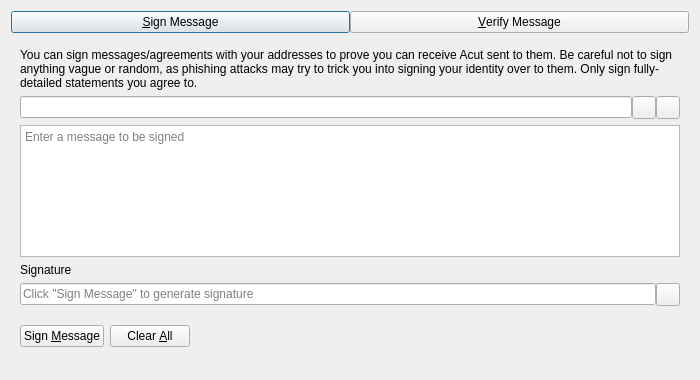
<?xml version="1.0" encoding="UTF-8"?>
<ui version="4.0">
 <class>SignVerifyMessageDialog</class>
 <widget class="QDialog" name="SignVerifyMessageDialog">
  <property name="geometry">
   <rect>
    <x>0</x>
    <y>0</y>
    <width>700</width>
    <height>380</height>
   </rect>
  </property>
  <property name="windowTitle">
   <string>Signatures - Sign / Verify a Message</string>
  </property>
  <property name="modal">
   <bool>true</bool>
  </property>
  <layout class="QVBoxLayout" name="verticalLayout">
   <item>
    <layout class="QHBoxLayout" name="horizontalLayout_Buttons_2">
     <property name="spacing">
      <number>0</number>
     </property>
     <property name="topMargin">
      <number>0</number>
     </property>
     <item>
      <widget class="QPushButton" name="btnSignMessage">
       <property name="text">
        <string>&amp;Sign Message</string>
       </property>
       <property name="checkable">
        <bool>true</bool>
       </property>
      </widget>
     </item>
     <item>
      <widget class="QPushButton" name="btnVerifyMessage">
       <property name="text">
        <string>&amp;Verify Message</string>
       </property>
       <property name="checkable">
        <bool>true</bool>
       </property>
      </widget>
     </item>
    </layout>
   </item>
   <item>
    <widget class="QStackedWidget" name="stackedWidgetSig">
     <property name="minimumSize">
      <size>
       <width>0</width>
       <height>0</height>
      </size>
     </property>
     <property name="currentIndex">
      <number>0</number>
     </property>
     <widget class="QWidget" name="pageSignMessage">
      <layout class="QVBoxLayout" name="verticalLayout_SM">
       <item>
        <widget class="QLabel" name="infoLabel_SM">
         <property name="text">
          <string>You can sign messages/agreements with your addresses to prove you can receive Acut sent to them. Be careful not to sign anything vague or random, as phishing attacks may try to trick you into signing your identity over to them. Only sign fully-detailed statements you agree to.</string>
         </property>
         <property name="textFormat">
          <enum>Qt::PlainText</enum>
         </property>
         <property name="wordWrap">
          <bool>true</bool>
         </property>
        </widget>
       </item>
       <item>
        <layout class="QHBoxLayout" name="horizontalLayout_1_SM">
         <property name="spacing">
          <number>0</number>
         </property>
         <item>
          <widget class="QValidatedLineEdit" name="addressIn_SM">
           <property name="toolTip">
            <string>The Acut address to sign the message with</string>
           </property>
          </widget>
         </item>
         <item>
          <widget class="QToolButton" name="addressBookButton_SM">
           <property name="toolTip">
            <string>Choose previously used address</string>
           </property>
           <property name="text">
            <string/>
           </property>
           <property name="shortcut">
            <string>Alt+A</string>
           </property>
          </widget>
         </item>
         <item>
          <widget class="QToolButton" name="pasteButton_SM">
           <property name="toolTip">
            <string>Paste address from clipboard</string>
           </property>
           <property name="text">
            <string/>
           </property>
           <property name="shortcut">
            <string>Alt+P</string>
           </property>
          </widget>
         </item>
        </layout>
       </item>
       <item>
        <widget class="QPlainTextEdit" name="messageIn_SM">
         <property name="toolTip">
          <string>Enter the message you want to sign here</string>
         </property>
         <property name="placeholderText">
          <string>Enter a message to be signed</string>
         </property>
        </widget>
       </item>
       <item>
        <widget class="QLabel" name="signatureLabel_SM">
         <property name="text">
          <string>Signature</string>
         </property>
         <property name="textFormat">
          <enum>Qt::PlainText</enum>
         </property>
        </widget>
       </item>
       <item>
        <layout class="QHBoxLayout" name="horizontalLayout_2_SM">
         <property name="spacing">
          <number>0</number>
         </property>
         <item>
          <widget class="QLineEdit" name="signatureOut_SM">
           <property name="placeholderText">
            <string>Click "Sign Message" to generate signature</string>
           </property>
           <property name="readOnly">
            <bool>true</bool>
           </property>
          </widget>
         </item>
         <item>
          <widget class="QToolButton" name="copySignatureButton_SM">
           <property name="toolTip">
            <string>Copy the current signature to the system clipboard</string>
           </property>
           <property name="text">
            <string/>
           </property>
          </widget>
         </item>
        </layout>
       </item>
       <item>
        <layout class="QHBoxLayout" name="horizontalLayout_3_SM">
         <item>
          <widget class="QPushButton" name="signMessageButton_SM">
           <property name="toolTip">
            <string>Sign the message to prove you own this Acut address</string>
           </property>
           <property name="text">
            <string>Sign &amp;Message</string>
           </property>
           <property name="autoDefault">
            <bool>false</bool>
           </property>
          </widget>
         </item>
         <item>
          <widget class="QPushButton" name="clearButton_SM">
           <property name="toolTip">
            <string>Reset all sign message fields</string>
           </property>
           <property name="text">
            <string>Clear &amp;All</string>
           </property>
           <property name="autoDefault">
            <bool>false</bool>
           </property>
          </widget>
         </item>
         <item>
          <spacer name="horizontalSpacer_1_SM">
           <property name="orientation">
            <enum>Qt::Horizontal</enum>
           </property>
           <property name="sizeHint" stdset="0">
            <size>
             <width>40</width>
             <height>48</height>
            </size>
           </property>
          </spacer>
         </item>
         <item>
          <widget class="QLabel" name="statusLabel_SM">
           <property name="text">
            <string/>
           </property>
           <property name="wordWrap">
            <bool>true</bool>
           </property>
          </widget>
         </item>
         <item>
          <spacer name="horizontalSpacer_2_SM">
           <property name="orientation">
            <enum>Qt::Horizontal</enum>
           </property>
           <property name="sizeHint" stdset="0">
            <size>
             <width>40</width>
             <height>48</height>
            </size>
           </property>
          </spacer>
         </item>
        </layout>
       </item>
      </layout>
     </widget>
     <widget class="QWidget" name="pageVerifyMessage">
      <layout class="QVBoxLayout" name="verticalLayout_VM">
       <item>
        <widget class="QLabel" name="infoLabel_VM">
         <property name="text">
          <string>Enter the receiver's address, message (ensure you copy line breaks, spaces, tabs, etc. exactly) and signature below to verify the message. Be careful not to read more into the signature than what is in the signed message itself, to avoid being tricked by a man-in-the-middle attack. Note that this only proves the signing party receives with the address, it cannot prove sendership of any transaction!</string>
         </property>
         <property name="textFormat">
          <enum>Qt::PlainText</enum>
         </property>
         <property name="alignment">
          <set>Qt::AlignLeading|Qt::AlignLeft|Qt::AlignTop</set>
         </property>
         <property name="wordWrap">
          <bool>true</bool>
         </property>
        </widget>
       </item>
       <item>
        <layout class="QHBoxLayout" name="horizontalLayout_1_VM">
         <property name="spacing">
          <number>0</number>
         </property>
         <item>
          <widget class="QValidatedLineEdit" name="addressIn_VM">
           <property name="toolTip">
            <string>The Acut address the message was signed with</string>
           </property>
          </widget>
         </item>
         <item>
          <widget class="QToolButton" name="addressBookButton_VM">
           <property name="toolTip">
            <string>Choose previously used address</string>
           </property>
           <property name="text">
            <string/>
           </property>
           <property name="shortcut">
            <string>Alt+A</string>
           </property>
          </widget>
         </item>
        </layout>
       </item>
       <item>
        <widget class="QPlainTextEdit" name="messageIn_VM">
          <property name="toolTip">
            <string>The signed message to verify</string>
          </property>
          <property name="placeholderText">
            <string>Enter a message to be verified</string>
          </property>
        </widget>
       </item>
       <item>
        <widget class="QValidatedLineEdit" name="signatureIn_VM">
          <property name="toolTip">
            <string>The signature given when the message was signed</string>
          </property>
          <property name="placeholderText">
            <string>Enter a signature for the message to be verified</string>
          </property>
        </widget>
       </item>
       <item>
        <layout class="QHBoxLayout" name="horizontalLayout_2_VM">
         <item>
          <widget class="QPushButton" name="verifyMessageButton_VM">
           <property name="toolTip">
            <string>Verify the message to ensure it was signed with the specified Acut address</string>
           </property>
           <property name="text">
            <string>Verify &amp;Message</string>
           </property>
           <property name="autoDefault">
            <bool>false</bool>
           </property>
          </widget>
         </item>
         <item>
          <widget class="QPushButton" name="clearButton_VM">
           <property name="toolTip">
            <string>Reset all verify message fields</string>
           </property>
           <property name="text">
            <string>Clear &amp;All</string>
           </property>
           <property name="autoDefault">
            <bool>false</bool>
           </property>
          </widget>
         </item>
         <item>
          <spacer name="horizontalSpacer_1_VM">
           <property name="orientation">
            <enum>Qt::Horizontal</enum>
           </property>
           <property name="sizeHint" stdset="0">
            <size>
             <width>40</width>
             <height>48</height>
            </size>
           </property>
          </spacer>
         </item>
         <item>
          <widget class="QLabel" name="statusLabel_VM">
           <property name="text">
            <string/>
           </property>
           <property name="wordWrap">
            <bool>true</bool>
           </property>
          </widget>
         </item>
         <item>
          <spacer name="horizontalSpacer_2_VM">
           <property name="orientation">
            <enum>Qt::Horizontal</enum>
           </property>
           <property name="sizeHint" stdset="0">
            <size>
             <width>40</width>
             <height>48</height>
            </size>
           </property>
          </spacer>
         </item>
        </layout>
       </item>
      </layout>
     </widget>
    </widget>
   </item>
  </layout>
 </widget>
 <customwidgets>
  <customwidget>
   <class>QValidatedLineEdit</class>
   <extends>QLineEdit</extends>
   <header>qt/qvalidatedlineedit.h</header>
  </customwidget>
 </customwidgets>
 <resources>
  <include location="../acut.qrc"/>
 </resources>
 <connections/>
</ui>
